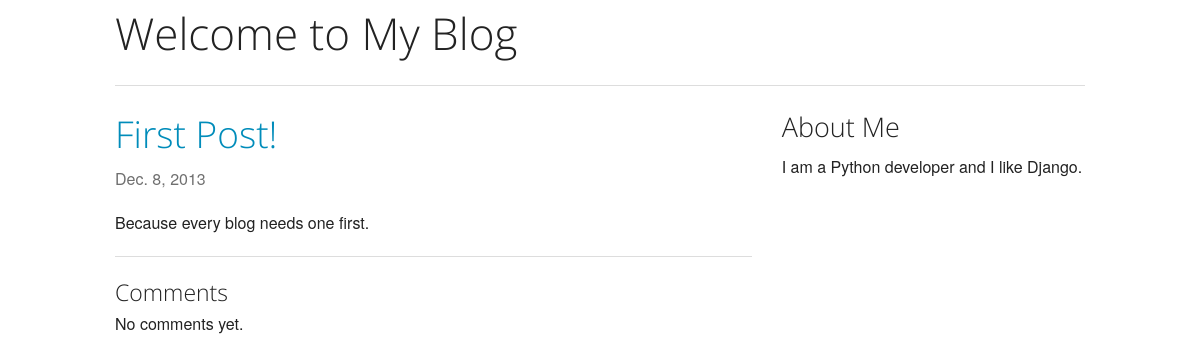
/post/1/, run on an earlier commit of the app's database.
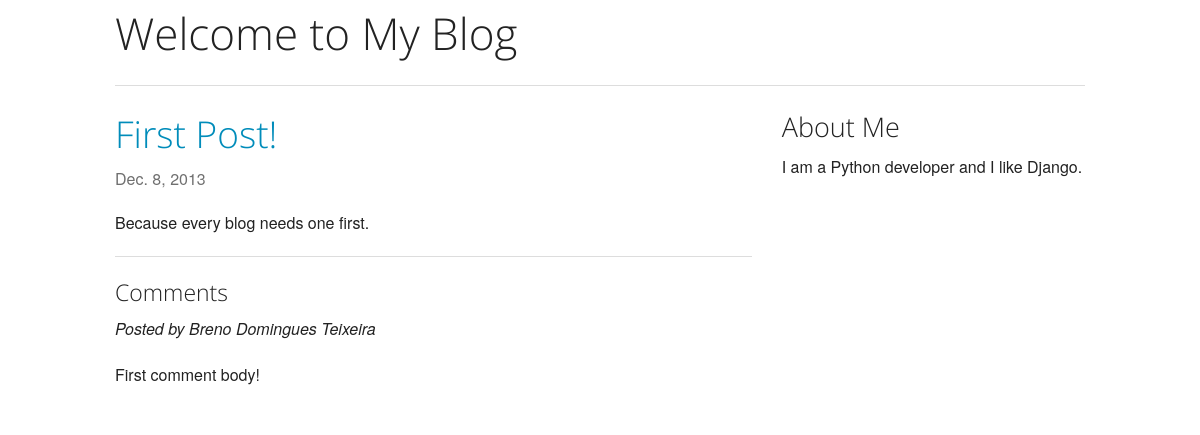
And on a later commit of the database.
### blog/models.py (models this page shows, shortened)
class Post(models.Model):
    title = models.CharField(max_length=500)
    author = models.ForeignKey('auth.User')
    body = models.TextField()
    created_at = models.DateTimeField(auto_now_add=True, editable=False)
    modified_at = models.DateTimeField(auto_now=True, editable=False)
    def get_absolute_url(self):
        return reverse('blog.views.post_details', kwargs={'pk': self.pk})

class Comment(models.Model):
    post = models.ForeignKey(Post)
    name = models.CharField(max_length=100)
    email = models.EmailField()
    body = models.TextField()
    created_at = models.DateTimeField(auto_now=True, editable=False)
    modified_at = models.DateTimeField(auto_now_add=True, editable=False)
    def __unicode__(self):
        return self.body

### blog/views.py (the view)
class PostDetails(DetailView):
	model = Post

### blog/templates/blog/post_detail.html
{% extends "base.html" %}
{% block content %}
    {% include "_post.html" with post=post only %}
    <hr>
	<h4>Comments</h4>
	{% for comment in post.comment_set.all %}
	    <p><em>Posted by {{ comment.name }}</em></p>
	    {{ comment|linebreaks }}
	{% empty %}
	    No comments yet.
	{% endfor %}
{% endblock %}

### templates/base.html (shortened to what this page needs)
{% load staticfiles %}
<!DOCTYPE html>
<html>
<head>
    <link rel="stylesheet" href="{% static "css/foundation.css" %}">
</head>
<body>
    <section class="row">
        <header class="large-12 columns">
            <h1>Welcome to My Blog</h1>
            <hr>
        </header>
    </section>
    <section class="row">
        <div class="large-8 columns">
            {% block content %}{% endblock %}
        </div>
        <div class="large-4 columns">
            <h3>About Me</h3>
            <p>I am a Python developer and I like Django.</p>
        </div>
    </section>
</body>
</html>

### templates/_post.html (shortened to what this page needs)
<article>
    <h2><a href="{{ post.get_absolute_url }}">{{ post.title }}</a></h2>
    <p class="subheader">
        <time>{{ post.modified_at|date }}</time>
    </p>
    {{ post.body|linebreaks }}
</article>

What changed in the data, as far as the page shows it:
added Comment: name "Breno Domingues Teixeira", body "First comment body!"
Also different on the page:
text no longer shown: "No comments yet."
